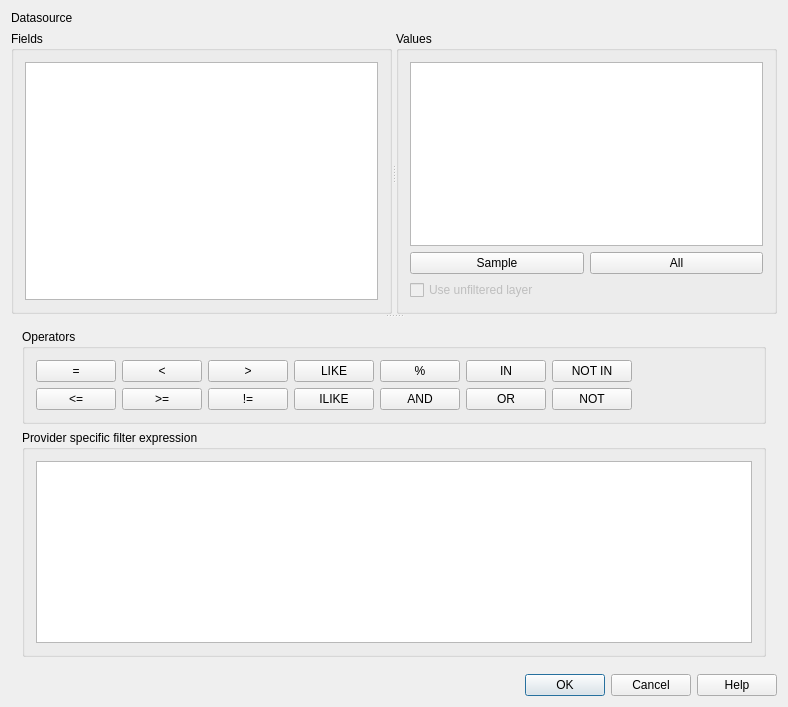
<?xml version="1.0" encoding="UTF-8"?>
<ui version="4.0">
 <author>Gary Sherman</author>
 <comment>Query builder for vector layers</comment>
 <class>QueryBuilderBase</class>
 <widget class="QDialog" name="QueryBuilderBase">
  <property name="geometry">
   <rect>
    <x>0</x>
    <y>0</y>
    <width>788</width>
    <height>707</height>
   </rect>
  </property>
  <property name="sizePolicy">
   <sizepolicy hsizetype="Fixed" vsizetype="Fixed">
    <horstretch>0</horstretch>
    <verstretch>0</verstretch>
   </sizepolicy>
  </property>
  <property name="windowTitle">
   <string>Query Builder</string>
  </property>
  <property name="windowIcon">
   <iconset>
    <normaloff>.</normaloff>.</iconset>
  </property>
  <property name="modal">
   <bool>true</bool>
  </property>
  <layout class="QGridLayout" name="gridLayout">
   <item row="0" column="0">
    <widget class="QLabel" name="lblDataUri">
     <property name="text">
      <string>Datasource</string>
     </property>
    </widget>
   </item>
   <item row="1" column="0">
    <widget class="QSplitter" name="splitter_2">
     <property name="orientation">
      <enum>Qt::Vertical</enum>
     </property>
     <widget class="QSplitter" name="splitter">
      <property name="orientation">
       <enum>Qt::Horizontal</enum>
      </property>
      <widget class="QGroupBox" name="groupBox1">
       <property name="sizePolicy">
        <sizepolicy hsizetype="Fixed" vsizetype="Expanding">
         <horstretch>0</horstretch>
         <verstretch>0</verstretch>
        </sizepolicy>
       </property>
       <property name="title">
        <string>Fields</string>
       </property>
       <layout class="QGridLayout">
        <property name="leftMargin">
         <number>11</number>
        </property>
        <property name="topMargin">
         <number>11</number>
        </property>
        <property name="rightMargin">
         <number>11</number>
        </property>
        <property name="bottomMargin">
         <number>11</number>
        </property>
        <item row="0" column="0">
         <widget class="QListView" name="lstFields">
          <property name="whatsThis">
           <string>&lt;html&gt;&lt;head&gt;&lt;meta name=&quot;qrichtext&quot; content=&quot;1&quot; /&gt;&lt;style type=&quot;text/css&quot;&gt;
p, li { white-space: pre-wrap; }
&lt;/style&gt;&lt;/head&gt;&lt;body style=&quot; font-family:'Sans Serif'; font-size:9pt; font-weight:400; font-style:normal;&quot;&gt;
&lt;p style=&quot; margin-top:0px; margin-bottom:0px; margin-left:0px; margin-right:0px; -qt-block-indent:0; text-indent:0px;&quot;&gt;List of fields in this vector file&lt;/p&gt;&lt;/body&gt;&lt;/html&gt;</string>
          </property>
         </widget>
        </item>
       </layout>
      </widget>
      <widget class="QGroupBox" name="groupBox2">
       <property name="sizePolicy">
        <sizepolicy hsizetype="Fixed" vsizetype="Expanding">
         <horstretch>0</horstretch>
         <verstretch>0</verstretch>
        </sizepolicy>
       </property>
       <property name="title">
        <string>Values</string>
       </property>
       <layout class="QGridLayout">
        <property name="leftMargin">
         <number>11</number>
        </property>
        <property name="topMargin">
         <number>11</number>
        </property>
        <property name="rightMargin">
         <number>11</number>
        </property>
        <property name="bottomMargin">
         <number>11</number>
        </property>
        <item row="0" column="0" colspan="2">
         <widget class="QListView" name="lstValues">
          <property name="whatsThis">
           <string>&lt;html&gt;&lt;head&gt;&lt;meta name=&quot;qrichtext&quot; content=&quot;1&quot; /&gt;&lt;style type=&quot;text/css&quot;&gt;
p, li { white-space: pre-wrap; }
&lt;/style&gt;&lt;/head&gt;&lt;body style=&quot; font-family:'Sans Serif'; font-size:9pt; font-weight:400; font-style:normal;&quot;&gt;
&lt;p style=&quot; margin-top:0px; margin-bottom:0px; margin-left:0px; margin-right:0px; -qt-block-indent:0; text-indent:0px;&quot;&gt;List of values for the current field.&lt;/p&gt;&lt;/body&gt;&lt;/html&gt;</string>
          </property>
          <property name="autoFillBackground">
           <bool>true</bool>
          </property>
          <property name="selectionBehavior">
           <enum>QAbstractItemView::SelectRows</enum>
          </property>
          <property name="uniformItemSizes">
           <bool>true</bool>
          </property>
         </widget>
        </item>
        <item row="1" column="0">
         <widget class="QPushButton" name="btnSampleValues">
          <property name="toolTip">
           <string>&lt;html&gt;&lt;head&gt;&lt;meta name=&quot;qrichtext&quot; content=&quot;1&quot; /&gt;&lt;style type=&quot;text/css&quot;&gt;
p, li { white-space: pre-wrap; }
&lt;/style&gt;&lt;/head&gt;&lt;body style=&quot; font-family:'Sans Serif'; font-size:9pt; font-weight:400; font-style:normal;&quot;&gt;
&lt;p style=&quot; margin-top:0px; margin-bottom:0px; margin-left:0px; margin-right:0px; -qt-block-indent:0; text-indent:0px;&quot;&gt;Take a &lt;span style=&quot; font-weight:600;&quot;&gt;sample&lt;/span&gt; of records in the vector file&lt;/p&gt;&lt;/body&gt;&lt;/html&gt;</string>
          </property>
          <property name="text">
           <string>Sample</string>
          </property>
         </widget>
        </item>
        <item row="1" column="1">
         <widget class="QPushButton" name="btnGetAllValues">
          <property name="toolTip">
           <string>&lt;html&gt;&lt;head&gt;&lt;meta name=&quot;qrichtext&quot; content=&quot;1&quot; /&gt;&lt;style type=&quot;text/css&quot;&gt;
p, li { white-space: pre-wrap; }
&lt;/style&gt;&lt;/head&gt;&lt;body style=&quot; font-family:'Sans Serif'; font-size:9pt; font-weight:400; font-style:normal;&quot;&gt;
&lt;p style=&quot; margin-top:0px; margin-bottom:0px; margin-left:0px; margin-right:0px; -qt-block-indent:0; text-indent:0px;&quot;&gt;Retrieve &lt;span style=&quot; font-weight:600;&quot;&gt;all&lt;/span&gt; the record in the vector file (&lt;span style=&quot; font-style:italic;&quot;&gt;if the table is big, the operation can consume some time&lt;/span&gt;)&lt;/p&gt;&lt;/body&gt;&lt;/html&gt;</string>
          </property>
          <property name="text">
           <string>All</string>
          </property>
         </widget>
        </item>
        <item row="2" column="0" colspan="2">
         <widget class="QCheckBox" name="mUseUnfilteredLayer">
          <property name="enabled">
           <bool>false</bool>
          </property>
          <property name="text">
           <string>Use unfiltered layer</string>
          </property>
         </widget>
        </item>
       </layout>
      </widget>
     </widget>
     <widget class="QWidget" name="verticalLayoutWidget">
      <layout class="QVBoxLayout" name="verticalLayout">
       <item>
        <widget class="QgsCollapsibleGroupBox" name="groupBox4">
         <property name="title">
          <string>Operators</string>
         </property>
         <layout class="QGridLayout">
          <property name="leftMargin">
           <number>11</number>
          </property>
          <property name="topMargin">
           <number>11</number>
          </property>
          <property name="rightMargin">
           <number>11</number>
          </property>
          <property name="bottomMargin">
           <number>11</number>
          </property>
          <item row="0" column="3">
           <widget class="QPushButton" name="btnLike">
            <property name="text">
             <string>LIKE</string>
            </property>
           </widget>
          </item>
          <item row="0" column="5">
           <widget class="QPushButton" name="btnIn">
            <property name="text">
             <string>IN</string>
            </property>
           </widget>
          </item>
          <item row="1" column="0">
           <widget class="QPushButton" name="btnLessEqual">
            <property name="text">
             <string>&lt;=</string>
            </property>
           </widget>
          </item>
          <item row="0" column="1">
           <widget class="QPushButton" name="btnLessThan">
            <property name="text">
             <string>&lt;</string>
            </property>
           </widget>
          </item>
          <item row="0" column="6">
           <widget class="QPushButton" name="btnNotIn">
            <property name="text">
             <string>NOT IN</string>
            </property>
           </widget>
          </item>
          <item row="0" column="2">
           <widget class="QPushButton" name="btnGreaterThan">
            <property name="text">
             <string>&gt;</string>
            </property>
           </widget>
          </item>
          <item row="0" column="0">
           <widget class="QPushButton" name="btnEqual">
            <property name="text">
             <string>=</string>
            </property>
           </widget>
          </item>
          <item row="1" column="3">
           <widget class="QPushButton" name="btnILike">
            <property name="text">
             <string>ILIKE</string>
            </property>
           </widget>
          </item>
          <item row="1" column="5">
           <widget class="QPushButton" name="btnOr">
            <property name="text">
             <string>OR</string>
            </property>
           </widget>
          </item>
          <item row="0" column="4">
           <widget class="QPushButton" name="btnPct">
            <property name="text">
             <string>%</string>
            </property>
           </widget>
          </item>
          <item row="1" column="2">
           <widget class="QPushButton" name="btnNotEqual">
            <property name="text">
             <string>!=</string>
            </property>
           </widget>
          </item>
          <item row="1" column="1">
           <widget class="QPushButton" name="btnGreaterEqual">
            <property name="text">
             <string>&gt;=</string>
            </property>
           </widget>
          </item>
          <item row="1" column="4">
           <widget class="QPushButton" name="btnAnd">
            <property name="text">
             <string>AND</string>
            </property>
           </widget>
          </item>
          <item row="1" column="6">
           <widget class="QPushButton" name="btnNot">
            <property name="text">
             <string>NOT</string>
            </property>
           </widget>
          </item>
          <item row="0" column="7">
           <spacer name="horizontalSpacer">
            <property name="orientation">
             <enum>Qt::Horizontal</enum>
            </property>
            <property name="sizeHint" stdset="0">
             <size>
              <width>40</width>
              <height>20</height>
             </size>
            </property>
           </spacer>
          </item>
         </layout>
        </widget>
       </item>
       <item>
        <widget class="QGroupBox" name="groupBox3">
         <property name="sizePolicy">
          <sizepolicy hsizetype="Preferred" vsizetype="Expanding">
           <horstretch>0</horstretch>
           <verstretch>0</verstretch>
          </sizepolicy>
         </property>
         <property name="title">
          <string>Provider specific filter expression</string>
         </property>
         <layout class="QGridLayout">
          <property name="leftMargin">
           <number>11</number>
          </property>
          <property name="topMargin">
           <number>11</number>
          </property>
          <property name="rightMargin">
           <number>11</number>
          </property>
          <property name="bottomMargin">
           <number>11</number>
          </property>
          <item row="0" column="0">
           <widget class="QTextEdit" name="txtSQL"/>
          </item>
         </layout>
        </widget>
       </item>
      </layout>
     </widget>
    </widget>
   </item>
   <item row="2" column="0">
    <widget class="QDialogButtonBox" name="buttonBox">
     <property name="standardButtons">
      <set>QDialogButtonBox::Cancel|QDialogButtonBox::Help|QDialogButtonBox::Ok</set>
     </property>
    </widget>
   </item>
  </layout>
  <zorder>splitter_2</zorder>
  <zorder>lblDataUri</zorder>
  <zorder>buttonBox</zorder>
 </widget>
 <layoutdefault spacing="6" margin="11"/>
 <customwidgets>
  <customwidget>
   <class>QgsCollapsibleGroupBox</class>
   <extends>QGroupBox</extends>
   <header>qgscollapsiblegroupbox.h</header>
   <container>1</container>
  </customwidget>
 </customwidgets>
 <tabstops>
  <tabstop>lstFields</tabstop>
  <tabstop>lstValues</tabstop>
  <tabstop>btnSampleValues</tabstop>
  <tabstop>btnGetAllValues</tabstop>
  <tabstop>mUseUnfilteredLayer</tabstop>
  <tabstop>btnEqual</tabstop>
  <tabstop>btnLessThan</tabstop>
  <tabstop>btnGreaterThan</tabstop>
  <tabstop>btnLike</tabstop>
  <tabstop>btnPct</tabstop>
  <tabstop>btnIn</tabstop>
  <tabstop>btnNotIn</tabstop>
  <tabstop>btnLessEqual</tabstop>
  <tabstop>btnGreaterEqual</tabstop>
  <tabstop>btnNotEqual</tabstop>
  <tabstop>btnILike</tabstop>
  <tabstop>btnAnd</tabstop>
  <tabstop>btnOr</tabstop>
  <tabstop>btnNot</tabstop>
  <tabstop>buttonBox</tabstop>
 </tabstops>
 <resources/>
 <connections>
  <connection>
   <sender>buttonBox</sender>
   <signal>rejected()</signal>
   <receiver>QueryBuilderBase</receiver>
   <slot>reject()</slot>
   <hints>
    <hint type="sourcelabel">
     <x>530</x>
     <y>549</y>
    </hint>
    <hint type="destinationlabel">
     <x>674</x>
     <y>480</y>
    </hint>
   </hints>
  </connection>
  <connection>
   <sender>buttonBox</sender>
   <signal>accepted()</signal>
   <receiver>QueryBuilderBase</receiver>
   <slot>accept()</slot>
   <hints>
    <hint type="sourcelabel">
     <x>641</x>
     <y>553</y>
    </hint>
    <hint type="destinationlabel">
     <x>672</x>
     <y>521</y>
    </hint>
   </hints>
  </connection>
 </connections>
</ui>
